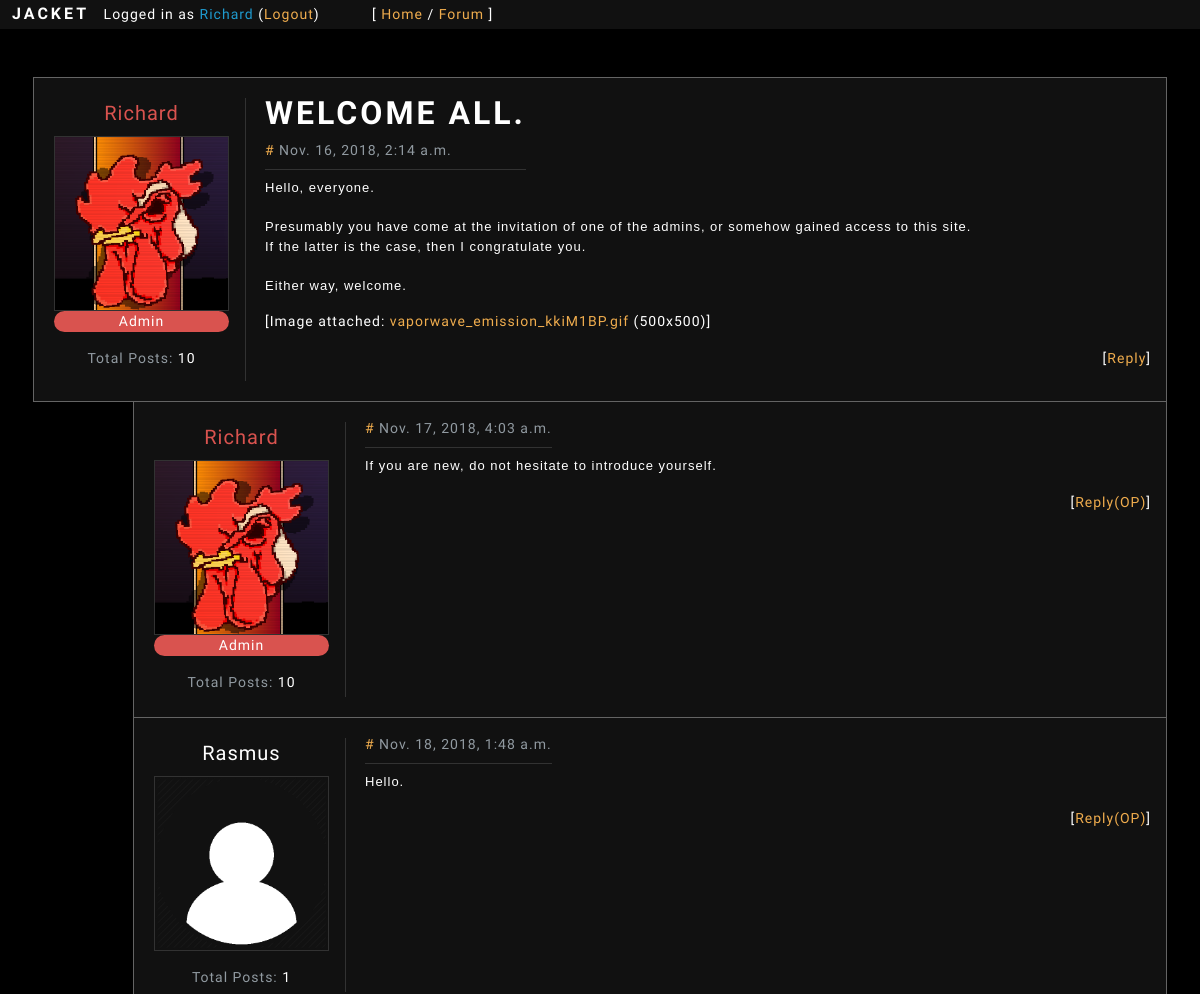
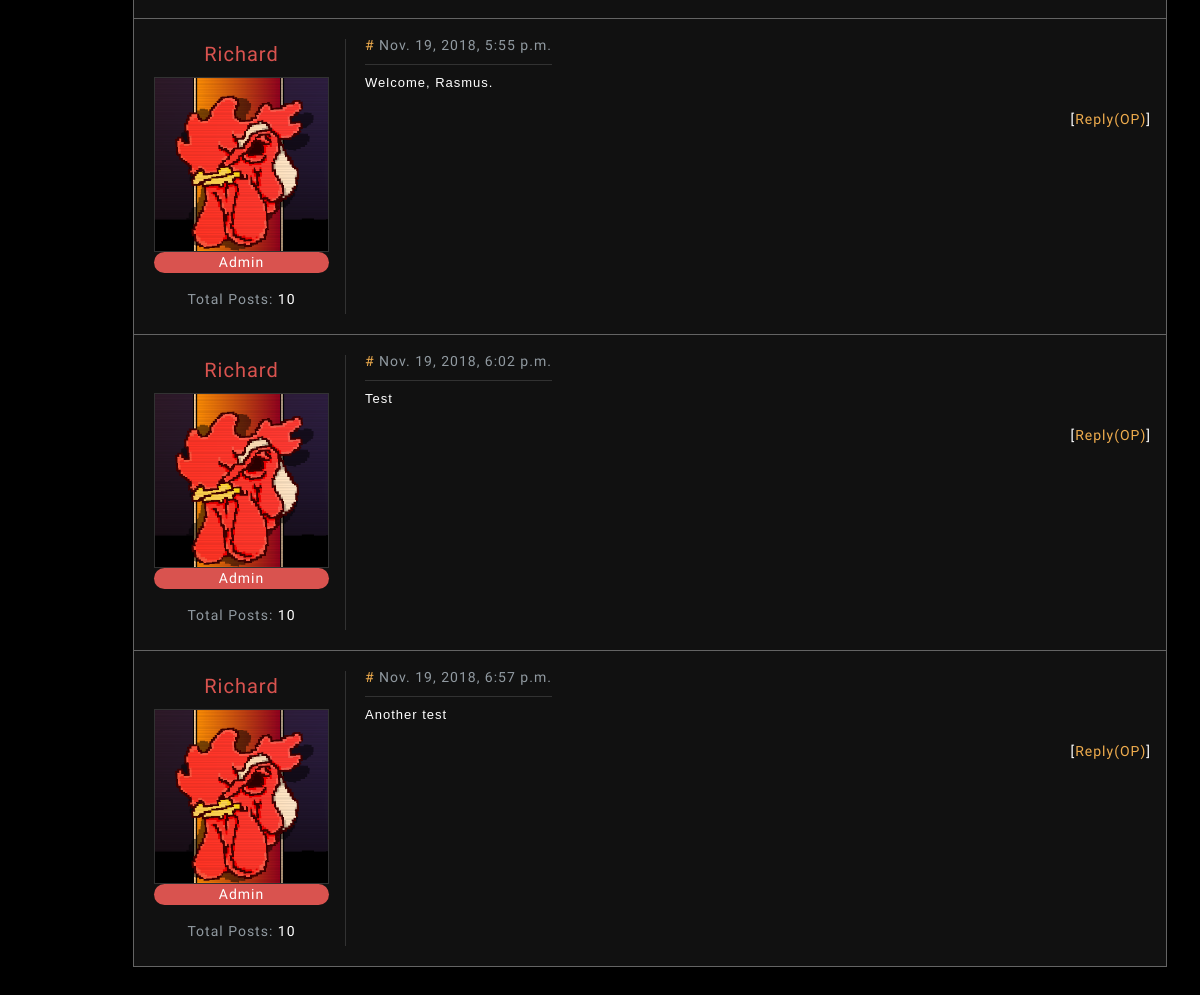
/forum/thread/?t=zL78L7rsl9 (signed in), run on the app's committed database (2 pictures, top to bottom).
### forum/models.py (models this page shows)
class Thread(models.Model):
	key = models.CharField(max_length=10, default=gen_key, unique=True)
	subforum = models.ForeignKey(Subforum, on_delete=models.CASCADE)
	title = models.CharField(max_length=50)
	date = models.DateTimeField(default=timezone.now)
	content = models.TextField(max_length=1000)
	author = models.ForeignKey(User, on_delete=models.CASCADE)
	file = models.ImageField(upload_to="uploads/", blank=True)

### forum/views.py (the view)
# urls.py: path('thread/', views.thread, name="thread"),
def thread(request):
	if not check_login(request):
		return redirect('home')
	context = {}
	load_user_context(request, context)
	t = request.GET.get('t')
	if t is None:
		return redirect('forum')
	try:
		thread = Thread.objects.get(key=t)
		context['thread'] = thread.__dict__
		context['thread']['file'] = thread.file
		author = thread.author
		context['thread']['author'] = author.__dict__
		context['thread']['author']['avatar'] = author.profile.avatar
		context['thread']['author']['posts'] = get_total_posts(author)
		context['thread']['replies'] = {}
		replies = thread.reply_set.all()
		for reply in replies:
			author = reply.author
			context['thread']['replies'][reply.key] = reply.__dict__
			context['thread']['replies'][reply.key]['author'] = author.__dict__
			context['thread']['replies'][reply.key]['author']['avatar'] = author.profile.avatar
			context['thread']['replies'][reply.key]['author']['posts'] = get_total_posts(author)
		context['reply_form'] = ReplyForm()
	except Thread.DoesNotExist:
		return redirect('forum')
	return render(request, 'forum/thread.html', context)

### forum/templatetags/filename.py (called while the page is built)
@register.filter
def filename(file):
    return os.path.basename(file.name)

### forum/views.py (called while the page is built)
def get_total_posts(user):
	return user.thread_set.count() + user.reply_set.count()

### general/models.py (called while the page is built)
def gen_key():
	key = ''
	for i in range(0, 10):
		key += key_chars[random.randint(0, len(key_chars)-1)]
	return key

### general/views.py (called while the page is built)
def check_login(request):
	try:
		if request.session['user_id'] is not None:
			return True
	except KeyError:
		return False

def load_user_context(request, context):
	context['user'] = {
		'id': request.session['user_id'],
		'username': request.session['user_name']
	}

### forum/templates/forum/thread.html (shortened to what this page needs)
{% extends 'general/base.html' %}
{% load static %}
{% load filename %}
{% block content %}
<main class="container-fluid p-5 text-light container-fluid">
	<div id="{{ thread.key }}" class="d-block">
		<div class="row bg-ap-dark border border-grey py-3">
			<div class="px-3 border-right m-1 border-light-grey">
				<p class="text-center mb-2" style="font-size: 20px">
					<a class="{% if thread.author.is_staff %}text-danger{% else %}text-light{% endif %} n-h-u"
						href="{% url 'user' %}?id={{ thread.author.id }}">
						{{ thread.author.username }}
					</a>
				</p>
				<a class="d-block" href="{% url 'user' %}?id={{ thread.author.id }}">
					<img class="border border-light-grey" width=175px height=175px src="
						{% if thread.author.avatar %}{{ thread.author.avatar.url }}{% else %}{% static 'img/default_avatar.png' %}{% endif %}">
				</a>
				{% if thread.author.is_staff %}
				<span class="d-block badge-pill badge-danger text-center">Admin</span>
				{% endif %}
				<p class="text-secondary text-center mt-3 mb-1">Total Posts: <span class="text-light">{{ thread.author.posts }}</span></p>
			</div>
			<div class="col">
				<div class="d-inline-block border-bottom border-light-grey mb-2">
					<h1 class="text-light" style="word-wrap:break-word; white-space: pre-wrap;">{{ thread.title }}</h1>
					<p class="text-secondary mb-2">
						<a class="text-warning" href="#{{ thread.key }}">#</a> {{ thread.date }}
					</p>
				</div>
				<pre class="text-light pre-style">{{ thread.content }}</pre>{% if thread.file %}
				<p>
					[Image attached:
						<a data-toggle="collapse" href="#image-{{ thread.key }}" role="button" aria-expanded="false"
							aria-controls="image-{{ thread.key }}" class="text-warning">
							{{ thread.file|filename }}</a> ({{ thread.file.width }}x{{ thread.file.height }})]
				</p>
				{% endif %}
				<p class="text-right">
					[<a class="text-warning" href="#reply-form" data-toggle="modal" data-target="#reply-form">Reply</a>]
				</p>
			</div>
		</div>
	</div>
	{% for key, reply in thread.replies.items %}
	<div id="{{ reply.key }}" class="d-block" style="margin-left: 100px">
		<div class="row bg-ap-dark border border-top-0 border-grey py-3">
			<div class="px-3 border-right m-1 border-light-grey">
				<p class="text-center mb-2" style="font-size: 20px">
					<a class="{% if reply.author.is_staff %}text-danger{% else %}text-light{% endif %} n-h-u"
						href="{% url 'user' %}?id={{ reply.author.id }}">
						{{ reply.author.username }}
					</a>
				</p>
				<a class="d-block" href="{% url 'user' %}?id={{ reply.author.id }}">
					<img class="border border-light-grey" width=175px height=175px src="
						{% if reply.author.avatar %}{{ reply.author.avatar.url }}{% else %}{% static 'img/default_avatar.png' %}{% endif %}">
				</a>
				{% if reply.author.is_staff %}
				<span class="d-block badge-pill badge-danger text-center">Admin</span>
				{% endif %}
				<p class="text-secondary text-center mt-3 mb-1">Total Posts: <span class="text-light">{{ reply.author.posts }}</span></p>
			</div>
			<div class="col">
				<div class="d-inline-block border-bottom border-light-grey mb-2">
					<p class="text-secondary mb-2">
						<a class="text-warning" href="#{{ reply.key }}">#</a> {{ reply.date }}
					</p>
				</div>
				<pre class="text-light pre-style">{{ reply.content }}</pre>
				<p class="text-right">
					[<a class="text-warning" href="#reply-form" data-toggle="modal" data-target="#reply-form">Reply(OP)</a>]
				</p>
			</div>
		</div>
	</div>
	{% endfor %}
</main>
{% endblock %}

### general/templates/general/header.html
<header class="sticky-top text-light bg-ap-dark m-0 p-1">
	<h5 class="d-inline mx-2">
		<a class="text-light n-h-u" href="{% url 'home' %}">JACKET</a>
	</h5>
	<p class="d-inline">
		Logged in as <span class="text-info">{{ user.username }}</span>
		(<a class="text-warning" href="{% url 'logout' %}">Logout</a>)
	</p>
	<p class="d-inline ml-5">
		[
		<a class="text-warning" href="{% url 'home' %}">Home</a> /
		<a class="text-warning" href="{% url 'forum' %}">Forum</a>
		]
	</p>
</header>

### static/css/jacket.css (style rules this page uses)
html { scroll-behavior: smooth; }
.pre-style { font-family: sans-serif; font-size: 13px; word-wrap: break-word; white-space: pre-wrap; }

### data on the page
Thread: title "WELCOME ALL.", content "Hello, everyone. Presumably you have come at the invitation of one of the admins, or somehow gained access to this site. If the latter is the case, then I congratulate you. Either way, welcome.", file|filename "vaporwave_emission_kkiM1BP.gif"

### other printed values
{{ user.username }} "Richard"
{{ thread.author.username }} "Richard"
{{ thread.author.posts }} "10"
{{ thread.date }} "Nov. 16, 2018, 2:14 a.m."
{{ thread.file.width }} "500"
{{ thread.file.height }} "500"
{{ reply.author.username }} "Richard" "Rasmus" "Richard" "Richard" "Richard"
{{ reply.author.posts }} "10" "1" "10" "10" "10"
{{ reply.date }} "Nov. 17, 2018, 4:03 a.m." "Nov. 18, 2018, 1:48 a.m." "Nov. 19, 2018, 5:55 p.m." "Nov. 19, 2018, 6:02 p.m." "Nov. 19, 2018, 6:57 p.m."
{{ reply.content }} "If you are new, do not hesitate to introduce yourself." "Hello." "Welcome, Rasmus." "Test" "Another test"
